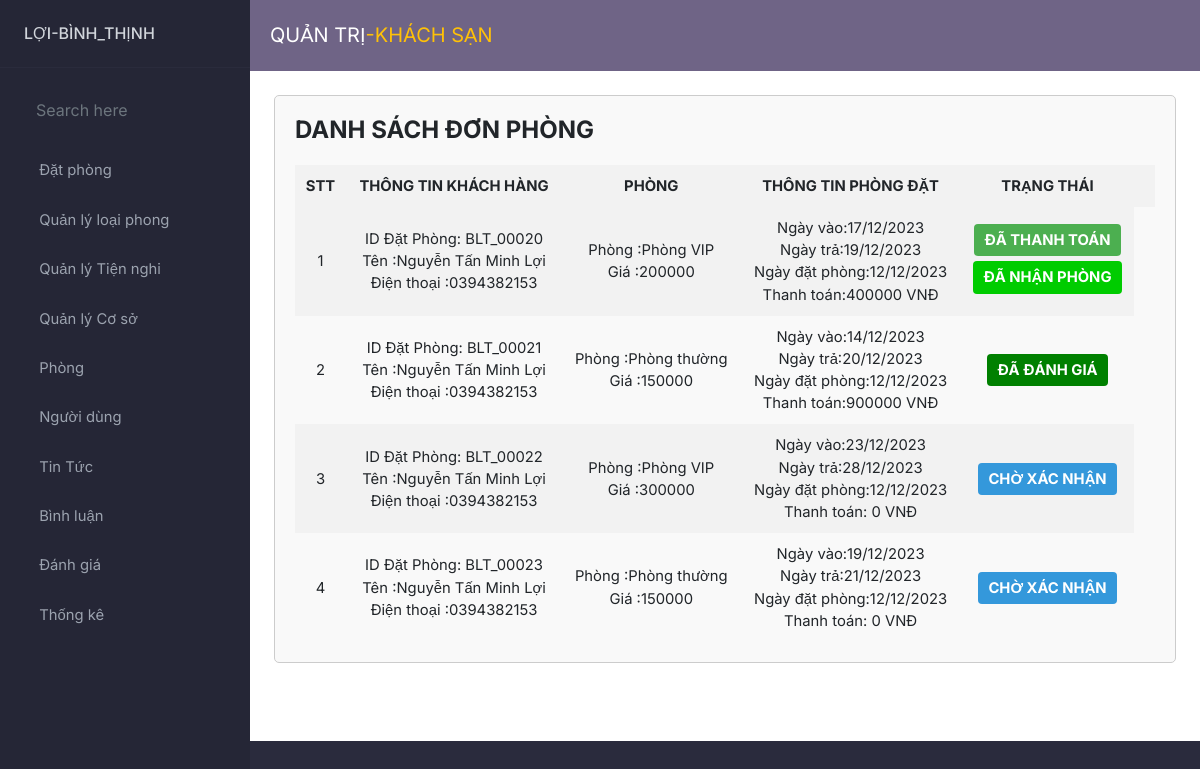
Screenshot of /admin/index.php?act=hosodatphong with the database file from the repository.
### tables this page shows
CREATE TABLE `don_phong` (
  `id` int(11) NOT NULL,
  `id_phong` int(11) DEFAULT NULL,
  `id_khachhang` int(11) DEFAULT NULL,
  `ngay_datphong` varchar(25) DEFAULT NULL,
  `ngay_nhanphong` varchar(25) DEFAULT NULL,
  `ngay_traphong` varchar(25) DEFAULT NULL,
  `so_luong` int(11) DEFAULT NULL,
  `ho_ten` varchar(100) DEFAULT NULL,
  `sdt` varchar(15) DEFAULT NULL,
  `email` varchar(100) DEFAULT NULL,
  `cccd` varchar(15) DEFAULT NULL,
  `so_ngay_o` int(11) DEFAULT NULL,
  `tong_tien` decimal(10,0) DEFAULT NULL,
  `trang_thai_don_phong` int(2) DEFAULT 0 COMMENT '0 chờ xac nhan 1 đã xác nhận 2 đã nhận phòng,thanh toan  3 đã trả phòng 4 hủy đặt phòng 5 đã đánh giá \r\n'
);

CREATE TABLE `phong` (
  `id` int(11) NOT NULL,
  `ma_loaiphong` int(11) NOT NULL,
  `hinh` varchar(255) DEFAULT NULL,
  `mo_ta` text DEFAULT NULL,
  `dien_tich` decimal(10,0) DEFAULT NULL,
  `gia_phong` decimal(10,0) DEFAULT NULL,
  `nguoi_lon` int(11) DEFAULT NULL,
  `tre_em` int(11) DEFAULT NULL,
  `trang_thai_phong` int(1) DEFAULT 0
);

CREATE TABLE `loai_phong` (
  `ma_loai` int(11) NOT NULL,
  `ten_loai` varchar(255) DEFAULT NULL
);

### model/pdo.php (called while the page is built, shortened)
<?php
function pdo_get_connection()
{
    $dburl = "mysql:host=localhost;dbname=du_an_1;charset=utf8";
    $username = 'root';
    $password = '';
    $conn = new PDO($dburl, $username, $password);
    $conn->setAttribute(PDO::ATTR_ERRMODE, PDO::ERRMODE_EXCEPTION);
    return $conn;
}
function pdo_query($sql)
{
    $sql_args = array_slice(func_get_args(), 1);
    try {
        $conn = pdo_get_connection();
        $stmt = $conn->prepare($sql);
        $stmt->execute($sql_args);
        $rows = $stmt->fetchAll();
        return $rows;
    } catch (PDOException $e) {
        throw $e;
    } finally {
        unset($conn);
    }
}
function pdo_query_one($sql)
{
    $sql_args = array_slice(func_get_args(), 1);
    try {
        $conn = pdo_get_connection();
        $stmt = $conn->prepare($sql);
        $stmt->execute($sql_args);
        $row = $stmt->fetch(PDO::FETCH_ASSOC);
        return $row;
    } catch (PDOException $e) {
        throw $e;
    } finally {
        unset($conn);
    }
}

### model/phong.php (called while the page is built, shortened)
<?php
function lay_ten_loaiphong($ma_loaiphong)
{
    $sql = "SELECT * FROM loai_phong WHERE ma_loai='$ma_loaiphong'";
    $result = pdo_query_one($sql);
    extract($result);
    return $ten_loai;
}
function sua_phong($id)
{
    $sql = "SELECT * FROM phong WHERE id='$id'";
    $result = pdo_query_one($sql);
    return $result;
}

### admin/donphong/hosodatphong.php (the view, shortened to what this page needs)
<div class="form-container1">
    <h1 class="admin__list-title">DANH SÁCH ĐƠN PHÒNG</h1>
    <div class="admin__list-table">
        <table class="admin__table">
            <tr>
                <th>STT</th>
                <th>THÔNG TIN KHÁCH HÀNG</th>
                <th>PHÒNG</th>
                <th>THÔNG TIN PHÒNG ĐẶT</th>
                <th>TRẠNG THÁI</th>
                <th></th>
            </tr>
            <?php $soThuTu = 1; ?>
            <?php foreach ($danhsach_donphong as $donphong) {
                extract($donphong);
                $id_phong = $donphong['id_phong'];
                $phong = sua_phong($id_phong);
                extract($phong);
                $ten_phong = lay_ten_loaiphong($phong['ma_loaiphong']);
            ?>
                <tr>
                    <td><?php echo $soThuTu; ?></td>
                    <td>
                        <span>ID Đặt Phòng: BLT_000</span><?php echo $donphong['id']; ?><br>
                        <span>Tên :</span><?php echo $donphong['ho_ten']; ?><br>
                        <span>Điện thoại :</span><?php echo $donphong['sdt']; ?><br>
                    </td>
                    <td>
                        <span>Phòng :</span><?php echo $ten_phong; ?><br>
                        <span>Giá :</span><?php echo $phong['gia_phong']; ?><br>
                    </td>
                    <td>
                        <span>Ngày vào:</span><?php echo $donphong['ngay_nhanphong']; ?> <br>
                        <span>Ngày trả:</span><?php echo $donphong['ngay_traphong']; ?> <br>
                        <span>Ngày đặt phòng:</span><?php echo $donphong['ngay_datphong']; ?> <br>
                        <?php if ($donphong['trang_thai_don_phong'] == 2 || $donphong['trang_thai_don_phong'] == 3 || $donphong['trang_thai_don_phong'] == 5) : ?>
                            <span>Thanh toán:</span><?php echo $donphong['tong_tien']; ?> VNĐ <br>
                        <?php else : ?>
                            <span>Thanh toán:</span> 0 VNĐ <br>
                        <?php endif; ?>
                    </td>
                    <td>
                        <?php
                        $result = getTrangThaiMessageAndClass($donphong['trang_thai_don_phong']);
                        $span1 = $result['span1'];
                        $span2 = $result['span2'];
                        echo $span1;
                        if (!empty($span2)) {
                            echo $span2;
                        }
                        ?>
                    </td>
                </tr>
                <?php $soThuTu++; ?>
            <?php } ?>
        </table>
    </div>
</div>

### model/donphong.php (shortened to what this page needs)
<?php
function list_donphong_all()
{
    $sql = "SELECT * FROM don_phong ORDER BY id";
    $result = pdo_query($sql);
    return $result;
}
function getTrangThaiMessageAndClass($trang_thai)
{
    switch ($trang_thai) {
        case 0:
            $span1 = '<span class="choxacnhan">Chờ xác nhận</span> <br>';
            $span2 = '';
            break;
        case 2:
            $span1 = '<span class="dathanhtoan">Đã thanh toán</span> <br>';
            $span2 = '<span class="danhanphong">Đã nhận phòng</span> <br>';
            break;
        case 5:
            $span1 = '<span class="dadanhgia">Đã đánh giá</span> <br>';
            $span2 = '';
            break;
    }
    return array('span1' => $span1, 'span2' => $span2);
}

### admin/css/style.css (style rules this page uses)
:root { --dk-gray-100: #F3F4F6; --dk-gray-200: #E5E7EB; --dk-gray-300: #D1D5DB; --dk-gray-400: #9CA3AF; --dk-gray-500: #6B7280; --dk-gray-600: #4B5563; --dk-gray-700: #374151; --dk-gray-800: #1F2937; --dk-gray-900: #111827; --dk-dark-bg: #313348; --dk-darker-bg: #2a2b3d; --navbar-bg-color: #6f6486; --sidebar-bg-color: #252636; --sidebar-width: 250px; }
* { margin: 0; padding: 0; box-sizing: border-box; }
body { font-family: 'Inter', sans-serif; background-color: var(--dk-darker-bg); font-size: .925rem; }

### admin/css/from.css (style rules this page uses)
.form-container1 { max-width: 2000px; margin: 0 auto; padding: 20px; border: 1px solid #ccc; border-radius: 5px; background-color: #f9f9f9; }
.admin__list-title { font-size: 24px; font-weight: bold; margin-bottom: 20px; }
.admin__table { width: 100%; border-collapse: collapse; }
.admin__table th { font-weight: bold; padding: 10px; text-align: center; background-color: #f2f2f2; }
.admin__table tr:nth-child(even) { background-color: #f2f2f2; }
.admin__table td { padding: 10px; text-align: center; }

### admin/donphong/hosodatphong.php (style rules this page uses)
.choxacnhan { display: inline-block; padding: 5px 10px; background-color: #3498db; color: #fff; border-radius: 4px; font-weight: bold; text-transform: uppercase; text-align: center; text-decoration: none; transition: background-color 0.3s ease-in-out; }
.danhanphong { margin-bottom: 5px; background-color: #00CC00; display: inline-block; padding: 5px 10px; color: #fff; border-radius: 4px; font-weight: bold; text-transform: uppercase; text-align: center; text-decoration: none; transition: background-color 0.3s ease-in-out; }
.dadanhgia { background-color: #008000; display: inline-block; padding: 5px 10px; color: #fff; border-radius: 4px; font-weight: bold; text-transform: uppercase; text-align: center; text-decoration: none; transition: background-color 0.3s ease-in-out; }
.dathanhtoan { margin-bottom: 5px; background-color: #4CAF50; display: inline-block; padding: 5px 10px; color: #fff; border-radius: 4px; font-weight: bold; text-transform: uppercase; text-align: center; text-decoration: none; transition: background-color 0.3s ease-in-out; }

### rows the page displays
don_phong: id "20", ho_ten "Nguyễn Tấn Minh Lợi", sdt "0394382153", id_phong.ten_loai "Phòng VIP", id_phong.gia_phong "200000", ngay_nhanphong "17/12/2023", ngay_traphong "19/12/2023", ngay_datphong "12/12/2023", tong_tien "400000", trang_thai_don_phong "ĐÃ THANH TOÁN"
don_phong: id "21", ho_ten "Nguyễn Tấn Minh Lợi", sdt "0394382153", id_phong.ten_loai "Phòng thường", id_phong.gia_phong "150000", ngay_nhanphong "14/12/2023", ngay_traphong "20/12/2023", ngay_datphong "12/12/2023", tong_tien "900000", trang_thai_don_phong "ĐÃ ĐÁNH GIÁ"
don_phong: id "22", ho_ten "Nguyễn Tấn Minh Lợi", sdt "0394382153", id_phong.ten_loai "Phòng VIP", id_phong.gia_phong "300000", ngay_nhanphong "23/12/2023", ngay_traphong "28/12/2023", ngay_datphong "12/12/2023", shows "Thanh toán:", trang_thai_don_phong "0 VNĐ"
don_phong: id "23", ho_ten "Nguyễn Tấn Minh Lợi", sdt "0394382153", id_phong.ten_loai "Phòng thường", id_phong.gia_phong "150000", ngay_nhanphong "19/12/2023", ngay_traphong "21/12/2023", ngay_datphong "12/12/2023", shows "Thanh toán:", trang_thai_don_phong "0 VNĐ"
